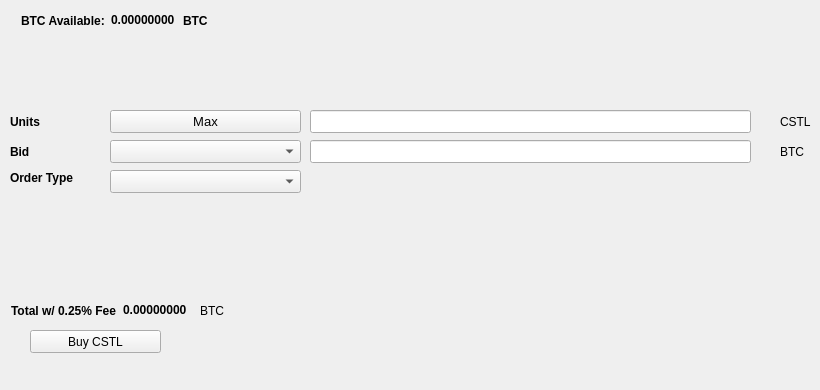
   <widget class="QWidget" name="BuyTab">
    <attribute name="title">
     <string>Buy</string>
    </attribute>
    <widget class="QPushButton" name="BuyCSTL">
     <property name="geometry">
      <rect>
       <x>30</x>
       <y>330</y>
       <width>131</width>
       <height>23</height>
      </rect>
     </property>
     <property name="text">
      <string>Buy CSTL</string>
     </property>
     <property name="icon">
      <iconset resource="../castle.qrc">
       <normaloff>:/icons/bitcoin</normaloff>:/icons/bitcoin</iconset>
     </property>
    </widget>
    <widget class="QLabel" name="label_3">
     <property name="geometry">
      <rect>
       <x>10</x>
       <y>110</y>
       <width>46</width>
       <height>23</height>
      </rect>
     </property>
     <property name="font">
      <font>
       <weight>75</weight>
       <bold>true</bold>
      </font>
     </property>
     <property name="text">
      <string>Units</string>
     </property>
    </widget>
    <widget class="QLineEdit" name="UnitsInput">
     <property name="geometry">
      <rect>
       <x>310</x>
       <y>110</y>
       <width>441</width>
       <height>23</height>
      </rect>
     </property>
     <property name="font">
      <font>
       <pointsize>9</pointsize>
       <weight>75</weight>
       <bold>true</bold>
      </font>
     </property>
    </widget>
    <widget class="QLineEdit" name="BuyBidPriceEdit">
     <property name="geometry">
      <rect>
       <x>310</x>
       <y>140</y>
       <width>441</width>
       <height>23</height>
      </rect>
     </property>
     <property name="font">
      <font>
       <pointsize>9</pointsize>
       <weight>75</weight>
       <bold>true</bold>
      </font>
     </property>
    </widget>
    <widget class="QLabel" name="label_4">
     <property name="geometry">
      <rect>
       <x>780</x>
       <y>110</y>
       <width>31</width>
       <height>23</height>
      </rect>
     </property>
     <property name="text">
      <string>CSTL</string>
     </property>
    </widget>
    <widget class="QLabel" name="label_5">
     <property name="geometry">
      <rect>
       <x>780</x>
       <y>140</y>
       <width>31</width>
       <height>23</height>
      </rect>
     </property>
     <property name="text">
      <string>BTC</string>
     </property>
    </widget>
    <widget class="QLabel" name="label_6">
     <property name="geometry">
      <rect>
       <x>10</x>
       <y>140</y>
       <width>46</width>
       <height>23</height>
      </rect>
     </property>
     <property name="font">
      <font>
       <weight>75</weight>
       <bold>true</bold>
      </font>
     </property>
     <property name="text">
      <string>Bid</string>
     </property>
    </widget>
    <widget class="QLabel" name="label_7">
     <property name="geometry">
      <rect>
       <x>10</x>
       <y>170</y>
       <width>91</width>
       <height>16</height>
      </rect>
     </property>
     <property name="font">
      <font>
       <weight>75</weight>
       <bold>true</bold>
      </font>
     </property>
     <property name="text">
      <string>Order Type</string>
     </property>
    </widget>
    <widget class="QPushButton" name="Buy_Max_Amount">
     <property name="geometry">
      <rect>
       <x>110</x>
       <y>110</y>
       <width>191</width>
       <height>23</height>
      </rect>
     </property>
     <property name="font">
      <font>
       <pointsize>10</pointsize>
      </font>
     </property>
     <property name="text">
      <string>Max</string>
     </property>
    </widget>
    <widget class="QComboBox" name="BuyBidcomboBox">
     <property name="geometry">
      <rect>
       <x>110</x>
       <y>140</y>
       <width>191</width>
       <height>23</height>
      </rect>
     </property>
     <property name="font">
      <font>
       <pointsize>10</pointsize>
      </font>
     </property>
    </widget>
    <widget class="QComboBox" name="buyOrdertypeCombo">
     <property name="geometry">
      <rect>
       <x>110</x>
       <y>170</y>
       <width>191</width>
       <height>23</height>
      </rect>
     </property>
     <property name="font">
      <font>
       <pointsize>10</pointsize>
      </font>
     </property>
    </widget>
    <widget class="QWidget" name="layoutWidget1">
     <property name="geometry">
      <rect>
       <x>21</x>
       <y>11</y>
       <width>227</width>
       <height>19</height>
      </rect>
     </property>
     <layout class="QHBoxLayout" name="horizontalLayout_3">
      <item>
       <widget class="QLabel" name="label232">
        <property name="font">
         <font>
          <weight>75</weight>
          <bold>true</bold>
         </font>
        </property>
        <property name="text">
         <string>BTC Available:</string>
        </property>
       </widget>
      </item>
      <item>
       <widget class="QLabel" name="BtcAvailableLbl">
        <property name="palette">
         <palette>
          <active>
           <colorrole role="WindowText">
            <brush brushstyle="SolidPattern">
             <color alpha="255">
              <red>0</red>
              <green>0</green>
              <blue>0</blue>
             </color>
            </brush>
           </colorrole>
           <colorrole role="Button">
            <brush brushstyle="SolidPattern">
             <color alpha="255">
              <red>0</red>
              <green>170</green>
              <blue>0</blue>
             </color>
            </brush>
           </colorrole>
           <colorrole role="Light">
            <brush brushstyle="SolidPattern">
             <color alpha="255">
              <red>0</red>
              <green>255</green>
              <blue>0</blue>
             </color>
            </brush>
           </colorrole>
           <colorrole role="Midlight">
            <brush brushstyle="SolidPattern">
             <color alpha="255">
              <red>0</red>
              <green>212</green>
              <blue>0</blue>
             </color>
            </brush>
           </colorrole>
           <colorrole role="Dark">
            <brush brushstyle="SolidPattern">
             <color alpha="255">
              <red>0</red>
              <green>85</green>
              <blue>0</blue>
             </color>
            </brush>
           </colorrole>
           <colorrole role="Mid">
            <brush brushstyle="SolidPattern">
             <color alpha="255">
              <red>0</red>
              <green>113</green>
              <blue>0</blue>
             </color>
            </brush>
           </colorrole>
           <colorrole role="Text">
            <brush brushstyle="SolidPattern">
             <color alpha="255">
              <red>0</red>
              <green>170</green>
              <blue>0</blue>
             </color>
            </brush>
           </colorrole>
           <colorrole role="BrightText">
            <brush brushstyle="SolidPattern">
             <color alpha="255">
              <red>255</red>
              <green>255</green>
              <blue>255</blue>
             </color>
            </brush>
           </colorrole>
           <colorrole role="ButtonText">
            <brush brushstyle="SolidPattern">
             <color alpha="255">
              <red>0</red>
              <green>0</green>
              <blue>0</blue>
             </color>
            </brush>
           </colorrole>
           <colorrole role="Base">
            <brush brushstyle="SolidPattern">
             <color alpha="255">
              <red>255</red>
              <green>255</green>
              <blue>255</blue>
             </color>
            </brush>
           </colorrole>
           <colorrole role="Window">
            <brush brushstyle="SolidPattern">
             <color alpha="255">
              <red>0</red>
              <green>170</green>
              <blue>0</blue>
             </color>
            </brush>
           </colorrole>
           <colorrole role="Shadow">
            <brush brushstyle="SolidPattern">
             <color alpha="255">
              <red>0</red>
              <green>0</green>
              <blue>0</blue>
             </color>
            </brush>
           </colorrole>
           <colorrole role="AlternateBase">
            <brush brushstyle="SolidPattern">
             <color alpha="255">
              <red>127</red>
              <green>212</green>
              <blue>127</blue>
             </color>
            </brush>
           </colorrole>
           <colorrole role="ToolTipBase">
            <brush brushstyle="SolidPattern">
             <color alpha="255">
              <red>255</red>
              <green>255</green>
              <blue>220</blue>
             </color>
            </brush>
           </colorrole>
           <colorrole role="ToolTipText">
            <brush brushstyle="SolidPattern">
             <color alpha="255">
              <red>0</red>
              <green>0</green>
              <blue>0</blue>
             </color>
            </brush>
           </colorrole>
          </active>
          <inactive>
           <colorrole role="WindowText">
            <brush brushstyle="SolidPattern">
             <color alpha="255">
              <red>0</red>
              <green>0</green>
              <blue>0</blue>
             </color>
            </brush>
           </colorrole>
           <colorrole role="Button">
            <brush brushstyle="SolidPattern">
             <color alpha="255">
              <red>0</red>
              <green>170</green>
              <blue>0</blue>
             </color>
            </brush>
           </colorrole>
           <colorrole role="Light">
            <brush brushstyle="SolidPattern">
             <color alpha="255">
              <red>0</red>
              <green>255</green>
              <blue>0</blue>
             </color>
            </brush>
           </colorrole>
           <colorrole role="Midlight">
            <brush brushstyle="SolidPattern">
             <color alpha="255">
              <red>0</red>
              <green>212</green>
              <blue>0</blue>
             </color>
            </brush>
           </colorrole>
           <colorrole role="Dark">
            <brush brushstyle="SolidPattern">
             <color alpha="255">
              <red>0</red>
              <green>85</green>
              <blue>0</blue>
             </color>
            </brush>
           </colorrole>
           <colorrole role="Mid">
            <brush brushstyle="SolidPattern">
             <color alpha="255">
              <red>0</red>
              <green>113</green>
              <blue>0</blue>
             </color>
            </brush>
           </colorrole>
           <colorrole role="Text">
            <brush brushstyle="SolidPattern">
             <color alpha="255">
              <red>0</red>
              <green>170</green>
              <blue>0</blue>
             </color>
            </brush>
           </colorrole>
           <colorrole role="BrightText">
            <brush brushstyle="SolidPattern">
             <color alpha="255">
              <red>255</red>
              <green>255</green>
              <blue>255</blue>
             </color>
            </brush>
           </colorrole>
           <colorrole role="ButtonText">
            <brush brushstyle="SolidPattern">
             <color alpha="255">
              <red>0</red>
              <green>0</green>
              <blue>0</blue>
             </color>
            </brush>
           </colorrole>
           <colorrole role="Base">
            <brush brushstyle="SolidPattern">
             <color alpha="255">
              <red>255</red>
              <green>255</green>
              <blue>255</blue>
             </color>
            </brush>
           </colorrole>
           <colorrole role="Window">
            <brush brushstyle="SolidPattern">
             <color alpha="255">
              <red>0</red>
              <green>170</green>
              <blue>0</blue>
             </color>
            </brush>
           </colorrole>
           <colorrole role="Shadow">
            <brush brushstyle="SolidPattern">
             <color alpha="255">
              <red>0</red>
              <green>0</green>
              <blue>0</blue>
             </color>
            </brush>
           </colorrole>
           <colorrole role="AlternateBase">
            <brush brushstyle="SolidPattern">
             <color alpha="255">
              <red>127</red>
              <green>212</green>
              <blue>127</blue>
             </color>
            </brush>
           </colorrole>
           <colorrole role="ToolTipBase">
            <brush brushstyle="SolidPattern">
             <color alpha="255">
              <red>255</red>
              <green>255</green>
              <blue>220</blue>
             </color>
            </brush>
           </colorrole>
           <colorrole role="ToolTipText">
            <brush brushstyle="SolidPattern">
             <color alpha="255">
              <red>0</red>
              <green>0</green>
              <blue>0</blue>
             </color>
            </brush>
           </colorrole>
          </inactive>
          <disabled>
           <colorrole role="WindowText">
            <brush brushstyle="SolidPattern">
             <color alpha="255">
              <red>0</red>
              <green>85</green>
              <blue>0</blue>
             </color>
            </brush>
           </colorrole>
           <colorrole role="Button">
            <brush brushstyle="SolidPattern">
             <color alpha="255">
              <red>0</red>
              <green>170</green>
              <blue>0</blue>
             </color>
            </brush>
           </colorrole>
           <colorrole role="Light">
            <brush brushstyle="SolidPattern">
             <color alpha="255">
              <red>0</red>
              <green>255</green>
              <blue>0</blue>
             </color>
            </brush>
           </colorrole>
           <colorrole role="Midlight">
            <brush brushstyle="SolidPattern">
             <color alpha="255">
              <red>0</red>
              <green>212</green>
              <blue>0</blue>
             </color>
            </brush>
           </colorrole>
           <colorrole role="Dark">
            <brush brushstyle="SolidPattern">
             <color alpha="255">
              <red>0</red>
              <green>85</green>
              <blue>0</blue>
             </color>
            </brush>
           </colorrole>
           <colorrole role="Mid">
            <brush brushstyle="SolidPattern">
             <color alpha="255">
              <red>0</red>
              <green>113</green>
              <blue>0</blue>
             </color>
            </brush>
           </colorrole>
           <colorrole role="Text">
            <brush brushstyle="SolidPattern">
             <color alpha="255">
              <red>0</red>
              <green>85</green>
              <blue>0</blue>
             </color>
            </brush>
           </colorrole>
           <colorrole role="BrightText">
            <brush brushstyle="SolidPattern">
             <color alpha="255">
              <red>255</red>
              <green>255</green>
              <blue>255</blue>
             </color>
            </brush>
           </colorrole>
           <colorrole role="ButtonText">
            <brush brushstyle="SolidPattern">
             <color alpha="255">
              <red>0</red>
              <green>85</green>
              <blue>0</blue>
             </color>
            </brush>
           </colorrole>
           <colorrole role="Base">
            <brush brushstyle="SolidPattern">
             <color alpha="255">
              <red>0</red>
              <green>170</green>
              <blue>0</blue>
             </color>
            </brush>
           </colorrole>
           <colorrole role="Window">
            <brush brushstyle="SolidPattern">
             <color alpha="255">
              <red>0</red>
              <green>170</green>
              <blue>0</blue>
             </color>
            </brush>
           </colorrole>
           <colorrole role="Shadow">
            <brush brushstyle="SolidPattern">
             <color alpha="255">
              <red>0</red>
              <green>0</green>
              <blue>0</blue>
             </color>
            </brush>
           </colorrole>
           <colorrole role="AlternateBase">
            <brush brushstyle="SolidPattern">
             <color alpha="255">
              <red>0</red>
              <green>170</green>
              <blue>0</blue>
             </color>
            </brush>
           </colorrole>
           <colorrole role="ToolTipBase">
            <brush brushstyle="SolidPattern">
             <color alpha="255">
              <red>255</red>
              <green>255</green>
              <blue>220</blue>
             </color>
            </brush>
           </colorrole>
           <colorrole role="ToolTipText">
            <brush brushstyle="SolidPattern">
             <color alpha="255">
              <red>0</red>
              <green>0</green>
              <blue>0</blue>
             </color>
            </brush>
           </colorrole>
          </disabled>
         </palette>
        </property>
        <property name="font">
         <font>
          <weight>75</weight>
          <bold>true</bold>
         </font>
        </property>
        <property name="text">
         <string>0.00000000</string>
        </property>
        <property name="textInteractionFlags">
         <set>Qt::LinksAccessibleByMouse|Qt::TextSelectableByKeyboard|Qt::TextSelectableByMouse</set>
        </property>
       </widget>
      </item>
      <item>
       <widget class="QLabel" name="BtcAvailableLbl_2">
        <property name="font">
         <font>
          <weight>75</weight>
          <bold>true</bold>
         </font>
        </property>
        <property name="text">
         <string>BTC</string>
        </property>
       </widget>
      </item>
     </layout>
    </widget>
    <widget class="QWidget" name="layoutWidge2">
     <property name="geometry">
      <rect>
       <x>11</x>
       <y>301</y>
       <width>259</width>
       <height>19</height>
      </rect>
     </property>
     <layout class="QHBoxLayout" name="horizontalLayout_4">
      <item>
       <widget class="QLabel" name="label_9">
        <property name="font">
         <font>
          <weight>75</weight>
          <bold>true</bold>
         </font>
        </property>
        <property name="text">
         <string>Total w/ 0.25% Fee</string>
        </property>
       </widget>
      </item>
      <item>
       <widget class="QLabel" name="BuyCostLabel">
        <property name="palette">
         <palette>
          <active>
           <colorrole role="WindowText">
            <brush brushstyle="SolidPattern">
             <color alpha="255">
              <red>0</red>
              <green>0</green>
              <blue>0</blue>
             </color>
            </brush>
           </colorrole>
           <colorrole role="Button">
            <brush brushstyle="SolidPattern">
             <color alpha="255">
              <red>0</red>
              <green>170</green>
              <blue>0</blue>
             </color>
            </brush>
           </colorrole>
           <colorrole role="Light">
            <brush brushstyle="SolidPattern">
             <color alpha="255">
              <red>0</red>
              <green>255</green>
              <blue>0</blue>
             </color>
            </brush>
           </colorrole>
           <colorrole role="Midlight">
            <brush brushstyle="SolidPattern">
             <color alpha="255">
              <red>0</red>
              <green>212</green>
              <blue>0</blue>
             </color>
            </brush>
           </colorrole>
           <colorrole role="Dark">
            <brush brushstyle="SolidPattern">
             <color alpha="255">
              <red>0</red>
              <green>85</green>
              <blue>0</blue>
             </color>
            </brush>
           </colorrole>
           <colorrole role="Mid">
            <brush brushstyle="SolidPattern">
             <color alpha="255">
              <red>0</red>
              <green>113</green>
              <blue>0</blue>
             </color>
            </brush>
           </colorrole>
           <colorrole role="Text">
            <brush brushstyle="SolidPattern">
             <color alpha="255">
              <red>0</red>
              <green>170</green>
              <blue>0</blue>
             </color>
            </brush>
           </colorrole>
           <colorrole role="BrightText">
            <brush brushstyle="SolidPattern">
             <color alpha="255">
              <red>255</red>
              <green>255</green>
              <blue>255</blue>
             </color>
            </brush>
           </colorrole>
           <colorrole role="ButtonText">
            <brush brushstyle="SolidPattern">
             <color alpha="255">
              <red>0</red>
              <green>0</green>
              <blue>0</blue>
             </color>
            </brush>
           </colorrole>
           <colorrole role="Base">
            <brush brushstyle="SolidPattern">
             <color alpha="255">
              <red>255</red>
              <green>255</green>
              <blue>255</blue>
             </color>
            </brush>
           </colorrole>
           <colorrole role="Window">
            <brush brushstyle="SolidPattern">
             <color alpha="255">
              <red>0</red>
              <green>170</green>
              <blue>0</blue>
             </color>
            </brush>
           </colorrole>
           <colorrole role="Shadow">
            <brush brushstyle="SolidPattern">
             <color alpha="255">
              <red>0</red>
              <green>0</green>
              <blue>0</blue>
             </color>
            </brush>
           </colorrole>
           <colorrole role="AlternateBase">
            <brush brushstyle="SolidPattern">
             <color alpha="255">
              <red>127</red>
              <green>212</green>
              <blue>127</blue>
             </color>
            </brush>
           </colorrole>
           <colorrole role="ToolTipBase">
            <brush brushstyle="SolidPattern">
             <color alpha="255">
              <red>255</red>
              <green>255</green>
              <blue>220</blue>
             </color>
            </brush>
           </colorrole>
           <colorrole role="ToolTipText">
            <brush brushstyle="SolidPattern">
             <color alpha="255">
              <red>0</red>
              <green>0</green>
              <blue>0</blue>
             </color>
            </brush>
           </colorrole>
          </active>
          <inactive>
           <colorrole role="WindowText">
            <brush brushstyle="SolidPattern">
             <color alpha="255">
              <red>0</red>
              <green>0</green>
              <blue>0</blue>
             </color>
            </brush>
           </colorrole>
           <colorrole role="Button">
            <brush brushstyle="SolidPattern">
             <color alpha="255">
              <red>0</red>
              <green>170</green>
              <blue>0</blue>
             </color>
            </brush>
           </colorrole>
           <colorrole role="Light">
            <brush brushstyle="SolidPattern">
             <color alpha="255">
              <red>0</red>
              <green>255</green>
              <blue>0</blue>
             </color>
            </brush>
           </colorrole>
           <colorrole role="Midlight">
            <brush brushstyle="SolidPattern">
             <color alpha="255">
              <red>0</red>
              <green>212</green>
              <blue>0</blue>
             </color>
            </brush>
           </colorrole>
           <colorrole role="Dark">
            <brush brushstyle="SolidPattern">
             <color alpha="255">
              <red>0</red>
              <green>85</green>
              <blue>0</blue>
             </color>
            </brush>
           </colorrole>
           <colorrole role="Mid">
            <brush brushstyle="SolidPattern">
             <color alpha="255">
              <red>0</red>
              <green>113</green>
              <blue>0</blue>
             </color>
            </brush>
           </colorrole>
           <colorrole role="Text">
            <brush brushstyle="SolidPattern">
             <color alpha="255">
              <red>0</red>
              <green>170</green>
              <blue>0</blue>
             </color>
            </brush>
           </colorrole>
           <colorrole role="BrightText">
            <brush brushstyle="SolidPattern">
             <color alpha="255">
              <red>255</red>
              <green>255</green>
              <blue>255</blue>
             </color>
            </brush>
           </colorrole>
           <colorrole role="ButtonText">
            <brush brushstyle="SolidPattern">
             <color alpha="255">
              <red>0</red>
              <green>0</green>
              <blue>0</blue>
             </color>
            </brush>
           </colorrole>
           <colorrole role="Base">
            <brush brushstyle="SolidPattern">
             <color alpha="255">
              <red>255</red>
              <green>255</green>
              <blue>255</blue>
             </color>
            </brush>
           </colorrole>
           <colorrole role="Window">
            <brush brushstyle="SolidPattern">
             <color alpha="255">
              <red>0</red>
              <green>170</green>
              <blue>0</blue>
             </color>
            </brush>
           </colorrole>
           <colorrole role="Shadow">
            <brush brushstyle="SolidPattern">
             <color alpha="255">
              <red>0</red>
              <green>0</green>
              <blue>0</blue>
             </color>
            </brush>
           </colorrole>
           <colorrole role="AlternateBase">
            <brush brushstyle="SolidPattern">
             <color alpha="255">
              <red>127</red>
              <green>212</green>
              <blue>127</blue>
             </color>
            </brush>
           </colorrole>
           <colorrole role="ToolTipBase">
            <brush brushstyle="SolidPattern">
             <color alpha="255">
              <red>255</red>
              <green>255</green>
              <blue>220</blue>
             </color>
            </brush>
           </colorrole>
           <colorrole role="ToolTipText">
            <brush brushstyle="SolidPattern">
             <color alpha="255">
              <red>0</red>
              <green>0</green>
              <blue>0</blue>
             </color>
            </brush>
           </colorrole>
          </inactive>
          <disabled>
           <colorrole role="WindowText">
            <brush brushstyle="SolidPattern">
             <color alpha="255">
              <red>0</red>
              <green>85</green>
              <blue>0</blue>
             </color>
            </brush>
           </colorrole>
           <colorrole role="Button">
            <brush brushstyle="SolidPattern">
             <color alpha="255">
              <red>0</red>
              <green>170</green>
              <blue>0</blue>
             </color>
            </brush>
           </colorrole>
           <colorrole role="Light">
            <brush brushstyle="SolidPattern">
             <color alpha="255">
              <red>0</red>
              <green>255</green>
              <blue>0</blue>
             </color>
            </brush>
           </colorrole>
           <colorrole role="Midlight">
            <brush brushstyle="SolidPattern">
             <color alpha="255">
              <red>0</red>
              <green>212</green>
              <blue>0</blue>
             </color>
            </brush>
           </colorrole>
           <colorrole role="Dark">
            <brush brushstyle="SolidPattern">
             <color alpha="255">
              <red>0</red>
              <green>85</green>
              <blue>0</blue>
             </color>
            </brush>
           </colorrole>
           <colorrole role="Mid">
            <brush brushstyle="SolidPattern">
             <color alpha="255">
              <red>0</red>
              <green>113</green>
              <blue>0</blue>
             </color>
            </brush>
           </colorrole>
           <colorrole role="Text">
            <brush brushstyle="SolidPattern">
             <color alpha="255">
              <red>0</red>
              <green>85</green>
              <blue>0</blue>
             </color>
            </brush>
           </colorrole>
           <colorrole role="BrightText">
            <brush brushstyle="SolidPattern">
             <color alpha="255">
              <red>255</red>
              <green>255</green>
              <blue>255</blue>
             </color>
            </brush>
           </colorrole>
           <colorrole role="ButtonText">
            <brush brushstyle="SolidPattern">
             <color alpha="255">
              <red>0</red>
              <green>85</green>
              <blue>0</blue>
             </color>
            </brush>
           </colorrole>
           <colorrole role="Base">
            <brush brushstyle="SolidPattern">
             <color alpha="255">
              <red>0</red>
              <green>170</green>
              <blue>0</blue>
             </color>
            </brush>
           </colorrole>
           <colorrole role="Window">
            <brush brushstyle="SolidPattern">
             <color alpha="255">
              <red>0</red>
              <green>170</green>
              <blue>0</blue>
             </color>
            </brush>
           </colorrole>
           <colorrole role="Shadow">
            <brush brushstyle="SolidPattern">
             <color alpha="255">
              <red>0</red>
              <green>0</green>
              <blue>0</blue>
             </color>
            </brush>
           </colorrole>
           <colorrole role="AlternateBase">
            <brush brushstyle="SolidPattern">
             <color alpha="255">
              <red>0</red>
              <green>170</green>
              <blue>0</blue>
             </color>
            </brush>
           </colorrole>
           <colorrole role="ToolTipBase">
            <brush brushstyle="SolidPattern">
             <color alpha="255">
              <red>255</red>
              <green>255</green>
              <blue>220</blue>
             </color>
            </brush>
           </colorrole>
           <colorrole role="ToolTipText">
            <brush brushstyle="SolidPattern">
             <color alpha="255">
              <red>0</red>
              <green>0</green>
              <blue>0</blue>
             </color>
            </brush>
           </colorrole>
          </disabled>
         </palette>
        </property>
        <property name="font">
         <font>
          <weight>75</weight>
          <bold>true</bold>
         </font>
        </property>
        <property name="autoFillBackground">
         <bool>false</bool>
        </property>
        <property name="text">
         <string>0.00000000</string>
        </property>
        <property name="textInteractionFlags">
         <set>Qt::LinksAccessibleByMouse|Qt::TextSelectableByMouse</set>
        </property>
       </widget>
      </item>
      <item>
       <widget class="QLabel" name="label_10">
        <property name="font">
         <font>
          <weight>50</weight>
          <bold>false</bold>
         </font>
        </property>
        <property name="text">
         <string>BTC</string>
        </property>
       </widget>
      </item>
     </layout>
    </widget>
    <widget class="QLabel" name="label_24">
     <property name="geometry">
      <rect>
       <x>460</x>
       <y>300</y>
       <width>281</width>
       <height>81</height>
      </rect>
     </property>
     <property name="text">
      <string/>
     </property>
     <property name="pixmap">
      <pixmap>:/images/bittrex</pixmap>
     </property>
    </widget>
   </widget>
